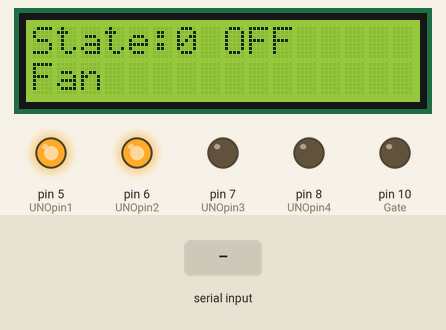
Bench run of a sketch on a simulated Arduino Uno, built with avr-gcc and run on an emulated ATmega328P. On the bench: 16×2 character LCD, output pins drawn as LEDs (lit = HIGH). Inputs (shaded band) come from the test bench. What the sketch prints to the serial monitor is not drawn.

Above: at 1.2 s.
1.3 s: "p" received over Serial
2.8 s: "A" received over Serial
At 2.94 s:
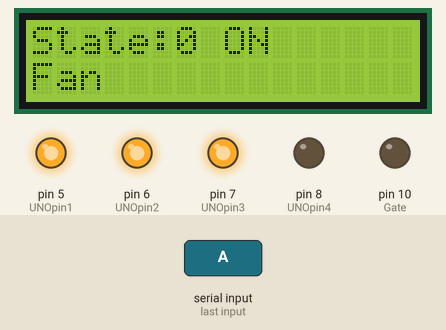
At 3.6 s:
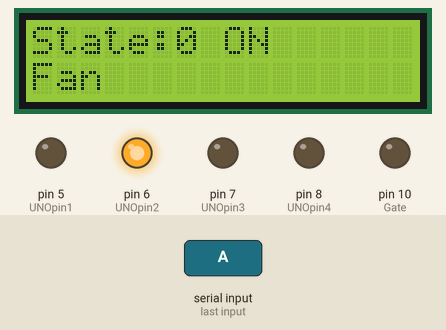
4.5 s: "B" received over Serial
Timing chart, 0 to 7.5 s (numbered marks = the images above; inputs shaded):
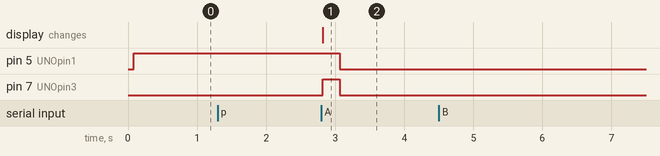

The sketch:

command_receive.ino
```cpp
#include <SoftwareSerial.h>
#include <LiquidCrystal_I2C.h>
#include <Wire.h>

#define Gate 10
LiquidCrystal_I2C lcd(0x27,16,2); //0x27 or 0x3F

char comm;
int UNOpin1 = 5;
int UNOpin2 = 6;
int UNOpin3 = 7;
int UNOpin4 = 8;


int mpuState = 0;
int state = 0;
char currentCommand;
int component[3] = {0,0,0};

void initialDisplay(){
    lcd.clear();
    lcd.setCursor(0,0);
    lcd.print("State:");
    lcd.print(state);
    if(component[state] == 0)
      lcd.print(" OFF");
    else
      lcd.print(" ON");
    lcd.setCursor(0,1);
    if(state == 0){
      lcd.print("Fan");
    }else if(state == 1){
      lcd.print("Light");
    }else if (state ==2){
      lcd.print("Alarm");
    }
}

void setup() {
  Serial.begin(38400);      // Serial communication is activated at 38400 baud/s.
  lcd.begin();
  lcd.backlight();

//  lcd.setCursor(0,0);
//  lcd.print("State:");
//  lcd.setCursor(0,1);
  initialDisplay();


  pinMode(UNOpin1, OUTPUT);
  pinMode(UNOpin2, OUTPUT);
  pinMode(UNOpin3, OUTPUT);
  pinMode(UNOpin4, OUTPUT);
//
//  pinMode(enA, OUTPUT);
//  pinMode(enB, OUTPUT);

  // analogWrite(enA, spd);
  // analogWrite(enB, spd);

  digitalWrite(UNOpin1, HIGH);
  digitalWrite(UNOpin2, HIGH);
  digitalWrite(UNOpin3, LOW);
  digitalWrite(UNOpin4, LOW);

  pinMode(Gate, OUTPUT);
  digitalWrite(Gate, LOW);

}

void decision(int state){
  initialDisplay();
  digitalWrite(UNOpin3, HIGH);
  delay(250);
  digitalWrite(UNOpin3, LOW);
}

void checker(int state, int voltage){
  if(state == 0){
    if(voltage == 0){
      digitalWrite(UNOpin1, HIGH);
    }else{
      digitalWrite(UNOpin1, LOW);
    }
  }else if(state == 1){
     if(voltage == 0){
      digitalWrite(UNOpin2, HIGH);
    }else{
      digitalWrite(UNOpin2, LOW);
    }
  }else if(state == 2){
     digitalWrite(UNOpin3, HIGH);
     delay(1000);
     digitalWrite(UNOpin3, LOW);
  }
}

void loop() {

  if (Serial.available()) {   // Witing for data incoming from the other XBee module

    comm = Serial.read();
    //currentCommand = comm;
    Serial.print(currentCommand);
    Serial.print(" comm: ");
    Serial.println(comm);
    if(comm == 'p')
    {
      currentCommand = 'p';
      Serial.println(comm);
    }else if(comm == 'A'){
      if(currentCommand == 'p'){
      component[state] ^= 1;
      currentCommand = 'A';
      decision(state);
      checker(state,component[state]);
      }
      Serial.println(comm);
    }else if(comm == 'B'){
      Serial.println(comm);
    }else if(comm == 'C'){
      Serial.println(comm);
    }else if(comm == 'L'){
      if(currentCommand == 'p'){
        state++;
      if(state > 2)
        state = 0;
      Serial.println(comm);
      decision(state);
      currentCommand = 'L';
      }
    }else if(comm == 'R'){
      Serial.println(comm);
      if(currentCommand == 'p'){
        state++;
      if(state > 2)
        state = 0;
      Serial.println(comm);
      decision(state);
      currentCommand = 'R';
      }
//      initialDisplay();
//      lcd.print("Light");
    }else{
      Serial.println("not found...");
    }
    //delay(2000);
  }
}
```

Measured:
- after the input at 1.3 s, every drawn part: stays the same
- after the input at 2.8 s, pin 5 (UNOpin1): HIGH → LOW after 0.27 s; pin 7 (UNOpin3): LOW → HIGH at once, → LOW 0.25 s later; the display: changes at once (image 1)
- after the input at 4.5 s, every drawn part: stays the same
